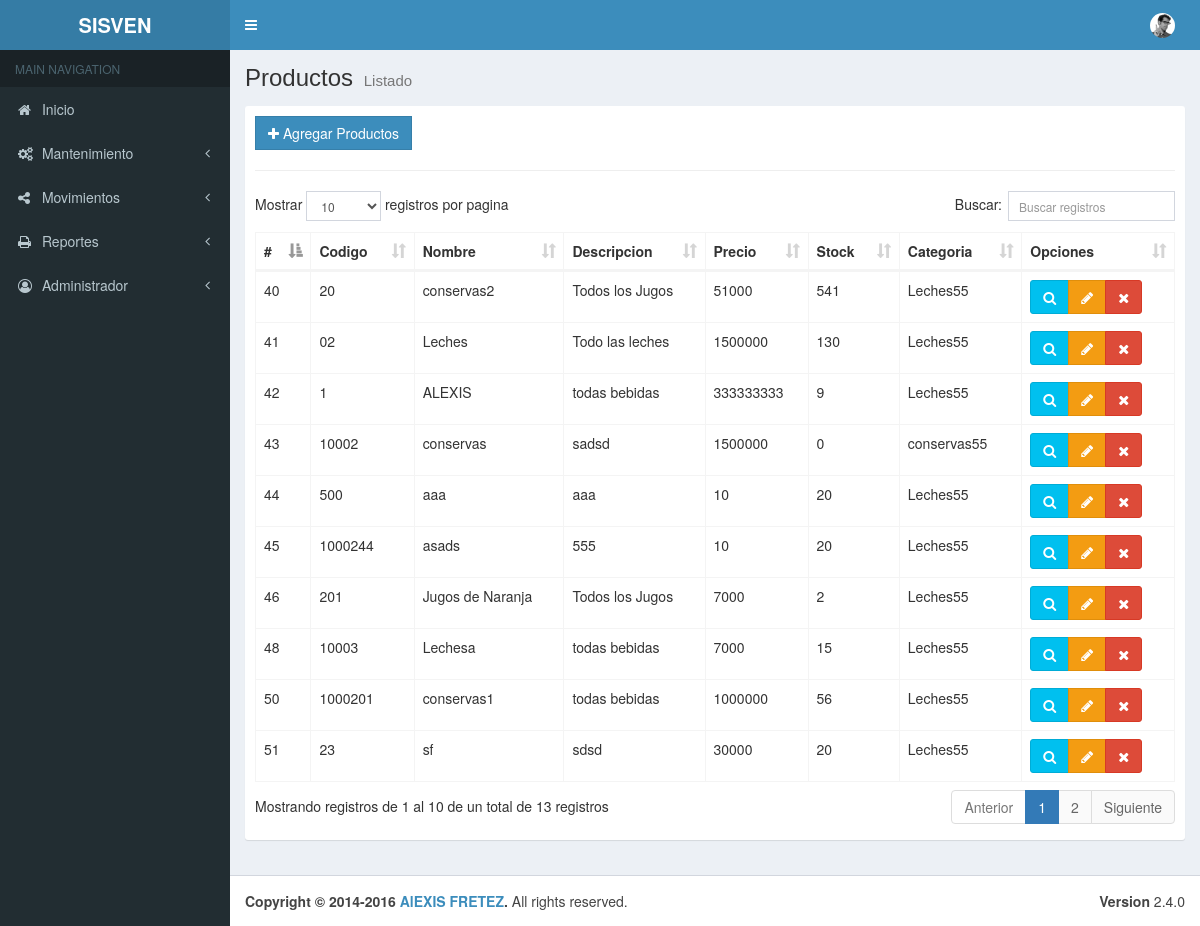
The app's page /index.php/mantenimiento/productos with its own data.
### tables this page shows
CREATE TABLE IF NOT EXISTS `productos` (
  `id` int(11) NOT NULL AUTO_INCREMENT,
  `codigo` varchar(45) DEFAULT NULL,
  `nombre` varchar(45) DEFAULT NULL,
  `descripcion` varchar(100) DEFAULT NULL,
  `precio_compra` varchar(100) DEFAULT NULL,
  `precio` varchar(45) DEFAULT NULL,
  `stock` int(11) DEFAULT NULL,
  `utilidad` int(11) DEFAULT NULL,
  `categoria_id` int(11) DEFAULT NULL,
  `proveedor_id` int(11) DEFAULT NULL,
  `estado` tinyint(1) DEFAULT NULL,
  PRIMARY KEY (`id`),
  UNIQUE KEY `nombre_UNIQUE` (`nombre`),
  UNIQUE KEY `codigo_UNIQUE` (`codigo`),
  KEY `fk_categoria_producto_idx` (`categoria_id`),
  CONSTRAINT `fk_categoria_producto` FOREIGN KEY (`categoria_id`) REFERENCES `categorias` (`id`) ON DELETE NO ACTION ON UPDATE NO ACTION
);

CREATE TABLE IF NOT EXISTS `categorias` (
  `id` int(11) NOT NULL AUTO_INCREMENT,
  `nombre` varchar(45) DEFAULT NULL,
  `descripcion` varchar(100) DEFAULT NULL,
  `estado` tinyint(1) DEFAULT NULL,
  PRIMARY KEY (`id`),
  UNIQUE KEY `nombre_UNIQUE` (`nombre`)
);

### application/controllers/mantenimiento/Productos.php (called while the page is built, shortened)
<?php
class Productos extends CI_Controller {
	public function __construct(){
		$this->load->model("Productos_model");
		$this->load->model("Categorias_model");
	}
	public function index()
	{
		$data  = array(
			'productos' => $this->Productos_model->getProductos(),
		);
		$this->load->view("layouts/header");
		$this->load->view("layouts/aside");
		$this->load->view("admin/productos/list",$data);
		$this->load->view("layouts/footer");
	}
}

### index.php (called while the page is built, shortened)
<?php
require_once BASEPATH.'core/CodeIgniter.php';

### application/models/Productos_model.php (called while the page is built, shortened)
<?php
class Productos_model extends CI_Model {
	public function getProductos(){
		$this->db->select("p.*,c.nombre as categoria");
		$this->db->from("productos p");
		$this->db->join("categorias c","p.categoria_id = c.id");
		$this->db->where("p.estado","1");
		$resultados = $this->db->get();
		return $resultados->result();
	}
}

### application/views/admin/productos/list.php (the view, shortened to what this page needs)
<div class="content-wrapper">
    <section class="content-header">
        <h1>
        Productos
        <small>Listado</small>
        </h1>
    </section>
    <section class="content">
        <div class="box box-solid">
            <div class="box-body">
                <div class="row">
                    <div class="col-md-12">
                        <a href="<?php echo base_url();?>mantenimiento/productos/add" class="btn btn-primary btn-flat"><span class="fa fa-plus"></span> Agregar Productos</a>
                    </div>
                </div>
                <hr>
                <div class="row">
                    <div class="col-md-12">
                        <table id="example1" class="table table-bordered table-hover">
                            <thead>
                                <tr>
                                    <th>#</th>
                                    <th>Codigo</th>
                                    <th>Nombre</th>
                                    <th>Descripcion</th>
                                    <th>Precio</th>
                                    <th>Stock</th>
                                    <th>Categoria</th>
                                    <th>Opciones</th>
                                </tr>
                            </thead>
                            <tbody>
                                <?php if(!empty($productos)):?>
                                    <?php foreach($productos as $producto):?>
                                        <tr>
                                            <td><?php echo $producto->id;?></td>
                                            <td><?php echo $producto->codigo;?></td>
                                            <td><?php echo $producto->nombre;?></td>
                                            <td><?php echo $producto->descripcion;?></td>
                                            <td><?php echo $producto->precio;?></td>
                                            <td><?php echo $producto->stock;?></td>
                                            <td><?php echo $producto->categoria;?></td>
                                            <?php $dataproducto = $producto->id."*".$producto->codigo."*".$producto->nombre."*".$producto->descripcion."*".$producto->precio."*".$producto->stock."*".$producto->categoria;?>
                                            <td>
                                                <div class="btn-group">
                                                    <button type="button" class="btn btn-info btn-view-producto" data-toggle="modal" data-target="#modal-default" value="<?php echo $dataproducto;?>">
                                                        <span class="fa fa-search"></span>
                                                    </button>
                                                    <a href="<?php echo base_url()?>mantenimiento/productos/edit/<?php echo $producto->id;?>" class="btn btn-warning"><span class="fa fa-pencil"></span></a>
                                                    <a href="<?php echo base_url();?>mantenimiento/productos/delete/<?php echo $producto->id;?>" class="btn btn-danger btn-remove"><span class="fa fa-remove"></span></a>
                                                </div>
                                            </td>
                                        </tr>
                                    <?php endforeach;?>
                                <?php endif;?>
                            </tbody>
                        </table>
                    </div>
                </div>
            </div>
        </div>
    </section>
</div>

### records on screen
productos: id "40", codigo "20", nombre "conservas2", descripcion "Todos los Jugos", precio "51000", stock "541", categoria.nombre "Leches55"
productos: id "41", codigo "02", nombre "Leches", descripcion "Todo las leches", precio "1500000", stock "130", categoria.nombre "Leches55"
productos: id "42", codigo "1", nombre "ALEXIS", descripcion "todas bebidas", precio "333333333", stock "9", categoria.nombre "Leches55"
productos: id "43", codigo "10002", nombre "conservas", descripcion "sadsd", precio "1500000", stock "0", categoria.nombre "conservas55"
productos: id "44", codigo "500", nombre "aaa", descripcion "aaa", precio "10", stock "20", categoria.nombre "Leches55"
productos: id "45", codigo "1000244", nombre "asads", descripcion "555", precio "10", stock "20", categoria.nombre "Leches55"
productos: id "46", codigo "201", nombre "Jugos de Naranja", descripcion "Todos los Jugos", precio "7000", stock "2", categoria.nombre "Leches55"
productos: id "48", codigo "10003", nombre "Lechesa", descripcion "todas bebidas", precio "7000", stock "15", categoria.nombre "Leches55"
productos: id "50", codigo "1000201", nombre "conservas1", descripcion "todas bebidas", precio "1000000", stock "56", categoria.nombre "Leches55"
productos: id "51", codigo "23", nombre "sf", descripcion "sdsd", precio "30000", stock "20", categoria.nombre "Leches55"
